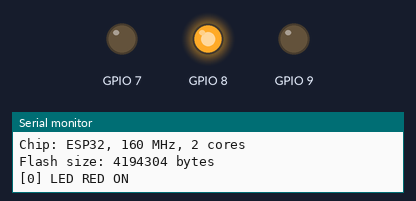
This sketch was run on a simulated ESP32. On the bench: output pins drawn as LEDs (lit = HIGH), the last lines printed to the serial monitor.

Above: at 0.65 s.
At 1.25 s:
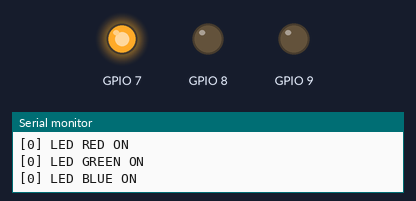
At 2.55 s:
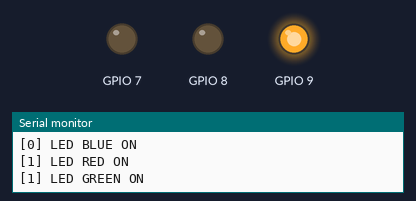
At 3.3 s:
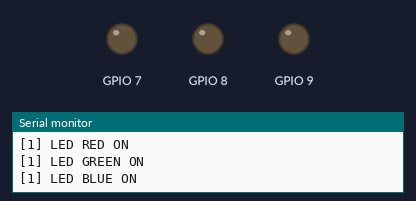
Timing chart, 0 to 4.2 s (numbered marks = the images above):
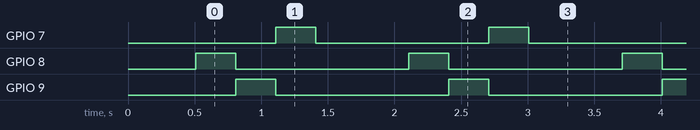

Measured:
- by itself, GPIO 7–9: alternates HIGH for 0.30 s and LOW for 1.3 s
- by itself, everything shown: repeats every 1.6 s, in 4 steps

The sketch:

hello_board.ino
```cpp
// Phase 1 bring-up sketch: "hello board"
//
// Purpose: prove the toolchain, the auto-reset circuit, and the pin map are
// all correct, before any sensor or motor code is trusted. Does three things:
//   1. Blinks the three indicator LEDs in sequence.
//   2. Prints a heartbeat message over UART (USB serial via the CP2102N).
//   3. If you can flash this with `idf.py`/Arduino upload WITHOUT holding
//      any buttons, the auto-reset circuit (U6.A/U6.B, DTR/RTS -> EN/IO0)
//      is proven working.
//
// No motors, no sensors here on purpose — keep this sketch minimal so a
// failure can only mean "toolchain/pin map/reset circuit," not "my sensor
// code has a bug."

#include "../common/pins.h"

const int LED_PINS[] = {PIN_LED_RED, PIN_LED_GREEN, PIN_LED_BLUE};
const char *LED_NAMES[] = {"RED", "GREEN", "BLUE"};
const int NUM_LEDS = 3;

void setup() {
  Serial.begin(115200);
  // Give the host's serial monitor a moment to attach after auto-reset.
  delay(500);

  for (int i = 0; i < NUM_LEDS; i++) {
    pinMode(LED_PINS[i], OUTPUT);
    digitalWrite(LED_PINS[i], LOW);
  }

  Serial.println();
  Serial.println("=== drone-firmware: hello_board ===");
  Serial.println("If you can read this, UART + auto-reset are working.");
  Serial.printf("Chip: %s, %d MHz, %d cores\n", ESP.getChipModel(),
                ESP.getCpuFreqMHz(), ESP.getChipCores());
  Serial.printf("Flash size: %u bytes\n", ESP.getFlashChipSize());
}

void loop() {
  static int heartbeat = 0;

  for (int i = 0; i < NUM_LEDS; i++) {
    digitalWrite(LED_PINS[i], HIGH);
    Serial.printf("[%d] LED %s ON\n", heartbeat, LED_NAMES[i]);
    delay(300);
    digitalWrite(LED_PINS[i], LOW);
  }

  heartbeat++;
  delay(700);
}
```
